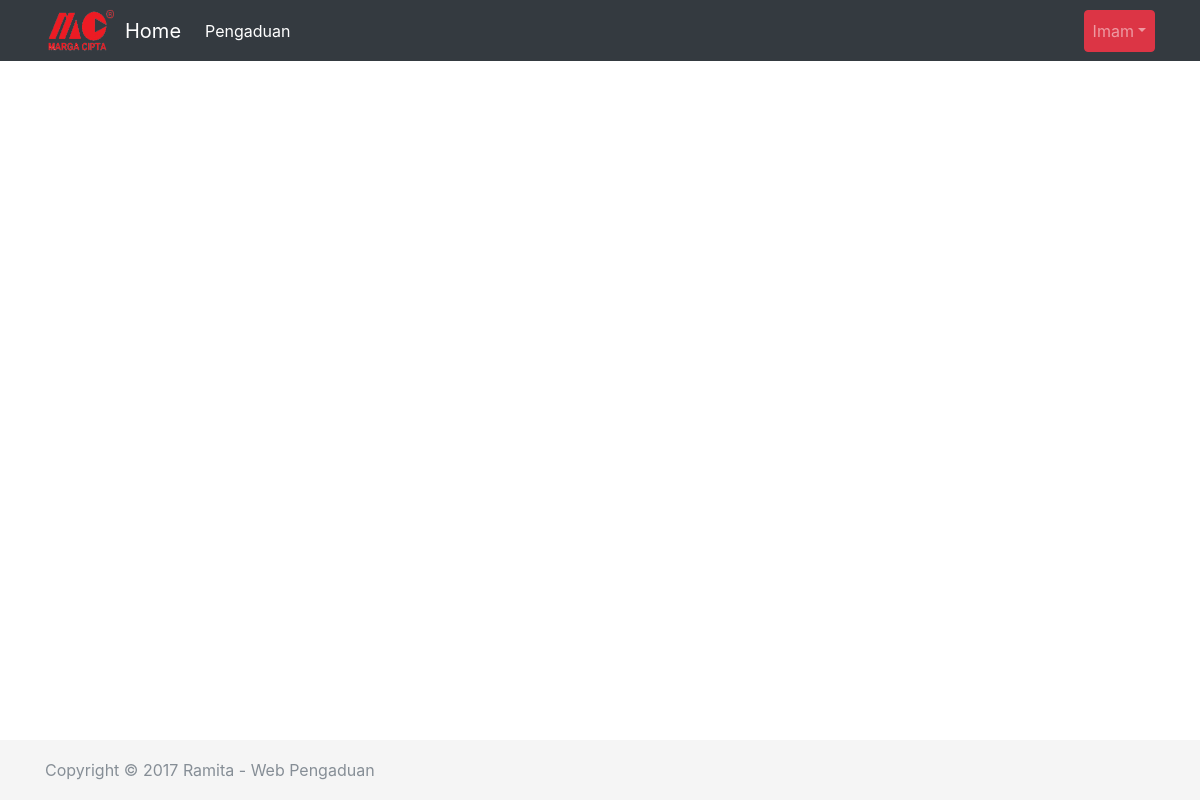
The app's page /index.php (signed in), older data.
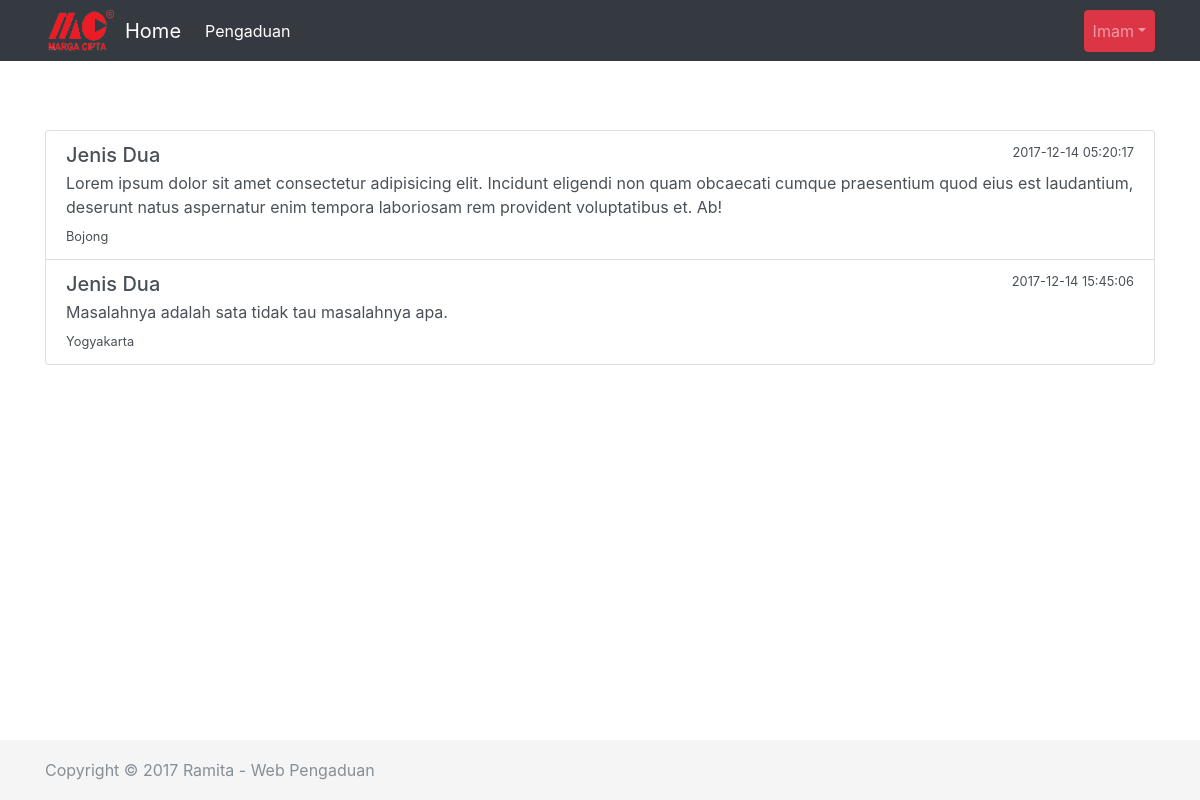
The same page, newer data.
### tables this page shows
CREATE TABLE `pengaduan` (
  `id` int(11) NOT NULL,
  `id_bagian` int(11) NOT NULL,
  `id_jenis` int(11) NOT NULL,
  `id_user` int(11) NOT NULL,
  `lokasi` varchar(50) NOT NULL,
  `masalah` longtext NOT NULL,
  `tanggal` datetime NOT NULL
);

CREATE TABLE `jenis` (
  `id` int(11) NOT NULL,
  `nama` varchar(100) NOT NULL
);

### classes/Pengaduan.php (called while the page is built, shortened)
<?php
class Pengaduan {
	private $connection;
	private $table = "pengaduan";
	public function __construct($database) {
		$this->connection = $database;
	}
	public function readByUser($id_user) {
		$sql = "SELECT a.lokasi, a.masalah, a.tanggal, b.nama AS jenis, c.nama AS bagian FROM {$this->table} a JOIN jenis b ON a.id_jenis=b.id JOIN bagian c ON a.id_bagian=c.id WHERE id_user={$id_user} ORDER BY a.id ASC";
		$query = $this->connection->prepare($sql);
		$query->execute();
		return $query;
	}
}

### index.php (the view, shortened to what this page needs)
<?php session_start(); if (empty($_SESSION) && !isset($_SESSION['is_logged'])) header("location: signin.php");
$Conf = new Config(); $connection = $Conf->getConnection();
include("classes/Pengaduan.php");
$Pengaduan = new Pengaduan($connection);
?>
<!doctype html>
<html lang="en">
<head>
    <link href="assets/css/bootstrap.min.css" rel="stylesheet">
    <link href="assets/css/sticky-footer-navbar.css" rel="stylesheet">
    <link href="assets/css/custom.css" rel="stylesheet">
</head>
<body>
    <?php include_once("include/header.php"); ?>
    <main role="main" class="container">
        <div class="list-group">
            <?php $rows = $Pengaduan->readByUser($_SESSION["id"]); while ($row = $rows->fetch(PDO::FETCH_ASSOC)): ?>
                <a href="#" class="list-group-item list-group-item-action flex-column align-items-start">
                    <div class="d-flex w-100 justify-content-between">
                        <h5 class="mb-1"><?php echo $row["jenis"]; ?></h5>
                        <small><?php echo $row["tanggal"]; ?></small>
                    </div>
                    <p class="mb-1"><?php echo $row["masalah"]; ?></p>
                    <small><?php echo $row["lokasi"]; ?></small>
                </a>
            <?php endwhile; ?>
        </div>
    </main>
    <?php include_once("include/footer.php"); ?>
</body>
</html>

Row changes from the older to the newer data that the page shows:
added pengaduan: id_jenis.nama "Jenis Dua", tanggal "2017-12-14 05:20:17", masalah "Lorem ipsum dolor sit amet consectetur adipisicing elit. Incidunt eligendi non quam obcaecati cumque praesentium quod eius est laudantium, deserunt natus aspernatur enim tempora laboriosam rem provident voluptatibus et. Ab!", lokasi "Bojong"
added pengaduan: id_jenis.nama "Jenis Dua", tanggal "2017-12-14 15:45:06", masalah "Masalahnya adalah sata tidak tau masalahnya apa.", lokasi "Yogyakarta"
